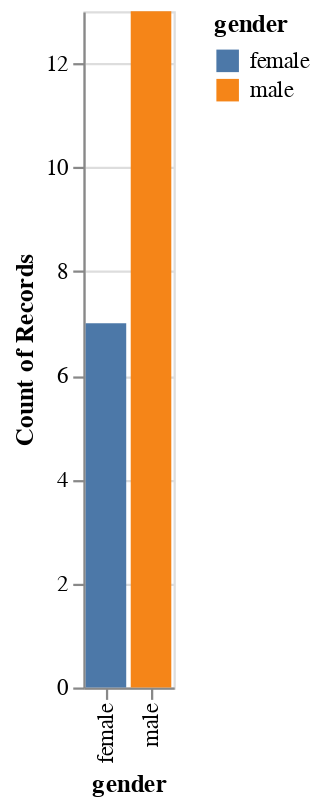

Notebook code cell kept with this figure:
### Markdown cell above
Также без группировки можно получить такой график, используя свой датасет *data*

### Code cell
alt.Chart(data).mark_bar().encode(
    alt.X('gender'),
    alt.Y('count()'),
    alt.Color('gender')
)

### Figure 1 — Vega-Lite specification as saved in the notebook (floating-point values rounded to 4 significant figures)
{"config": {"view": {"continuousWidth": 400, "continuousHeight": 300}}, "data": {"name": "data-19b599fceeea9321c534e09f61bf450b"}, "mark": "bar", "encoding": {"color": {"field": "gender", "type": "nominal"}, "x": {"field": "gender", "type": "nominal"}, "y": {"aggregate": "count", "type": "quantitative"}}, "$schema": "https://vega.github.io/schema/vega-lite/v4.17.0.json", "datasets": {"data-19b599fceeea9321c534e09f61bf450b": [{"gender": "male", "name": {"title": "Mr", "first": "Sean", "last": "Weaver"}, "location": {"street": {"number": 9198, "name": "Shady Ln Dr"}, "city": "Hampton", "state": "Illinois", "country": "United States", "postcode": 79680, "coordinates": {"latitude": "82.9441", "longitude": "-71.6443"}, "timezone": {"offset": "+4:00", "description": "Abu Dhabi, Muscat, Baku, Tbilisi"}}, "email": "sean.weaver@example.com", "login": {"uuid": "dfaeb64c-3da9-4034-81ad-c79b109fea54", "username": "redswan825", "password": "austin", "salt": "l1PMcmqF", "md5": "111f2eef8111d0bb4133f86c0f12d24e", "sha1": "608754836a8c91faa67c11a1c228893ae502fdc9", "sha256": "d7466b98b5df24b4cad9556ab795bf2e6b1bc93ce718a5a6203474dc549cb8df"}, "dob": {"date": "1972-06-19T14:17:59.978Z", "age": 50}, "registred": {"date": "2014-08-03T07:25:36.795Z", "age": 8}, "phone": "(206) 996-3299", "cell": "(851) 950-2650", "id": {"name": "SSN", "value": "127-72-5172"}}, {"gender": "female", "name": {"title": "Ms", "first": "Esma", "last": "Akaydın"}, "location": {"street": {"number": 9917, "name": "Tunalı Hilmi Cd"}, "city": "Eskişehir", "state": "Giresun", "country": "Turkey", "postcode": 60534, "coordinates": {"latitude": "69.9291", "longitude": "128.1401"}, "timezone": {"offset": "-12:00", "description": "Eniwetok, Kwajalein"}}, "email": "esma.akaydin@example.com", "login": {"uuid": "50c0fa55-861e-4dbd-9eed-a47ec794ffe3", "username": "ticklishostrich361", "password": "tweety", "salt": "xh41SZ24", "md5": "7dbb771fd9db478ffdd6a681157b0bb8", "sha1": "7f8d492d8a92414320b47cc65dba30f345e5e582", "sha256": "511010d6cd1d9f0b2d9cbde8f3148d6daf5a46c26caa9afc5e67d9c7ac627992"}, "dob": {"date": "1972-05-28T10:16:39.122Z", "age": 50}, "registred": {"date": "2021-01-11T08:25:36.127Z", "age": 1}, "phone": "(462)-999-1358", "cell": "(984)-193-4509", "id": {"name": "", "value": null}}, {"gender": "male", "name": {"title": "Mr", "first": "دانیال", "last": "حسینی"}, "location": {"street": {"number": 1325, "name": "میدان ولیعصر (عج)"}, "city": "کاشان", "state": "گلستان", "country": "Iran", "postcode": 83271, "coordinates": {"latitude": "14.1037", "longitude": "-55.1501"}, "timezone": {"offset": "+8:00", "description": "Beijing, Perth, Singapore, Hong Kong"}}, "email": "dnyl.hsyny@example.com", "login": {"uuid": "51d2ceed-89a0-4907-8d8f-0fa5df273be8", "username": "orangezebra155", "password": "snowflak", "salt": "HLNbJcDb", "md5": "3d5fbb6ca7df4736c0063886ec45f258", "sha1": "e35a47139b6ab1133e972a9867064878eac9f37e", "sha256": "6758f14d72747a418e970f48e80de9415d768ffb798b5238b5817a73249f8e92"}, "dob": {"date": "2000-03-10T03:42:21.911Z", "age": 22}, "registred": {"date": "2014-11-24T22:54:08.830Z", "age": 7}, "phone": "089-14279529", "cell": "0932-870-3050", "id": {"name": "", "value": null}}, {"gender": "male", "name": {"title": "Mr", "first": "Lopo", "last": "Peixoto"}, "location": {"street": {"number": 6382, "name": "Rua Paraná "}, "city": "Sumaré", "state": "Mato Grosso do Sul", "country": "Brazil", "postcode": 37863, "coordinates": {"latitude": "-80.0324", "longitude": "-140.8339"}, "timezone": {"offset": "0:00", "description": "Western Europe Time, London, Lisbon, Casablanca"}}, "email": "lopo.peixoto@example.com", "login": {"uuid": "9b7a7d64-d990-416b-b567-58b29a4bed0c", "username": "happykoala395", "password": "freeze", "salt": "1JKdfxTR", "md5": "46caf01122126ec9b5594845c1d5cc39", "sha1": "03c68c21dc4473a3b7b1ea2bd571afe1c976c6d3", "sha256": "9a0b2b28aa24c5fdfad98d7caf87eb92850ad6492a77f9ff531d2c7c79a3e1b5"}, "dob": {"date": "1976-02-13T00:55:47.755Z", "age": 46}, "registred": {"date": "2017-04-01T15:56:43.603Z", "age": 5}, "phone": "(56) 2798-0773", "cell": "(31) 6759-5893", "id": {"name": "CPF", "value": "884.918.952-93"}}, {"gender": "male", "name": {"title": "Mr", "first": "Tilmann", "last": "Seelig"}, "location": {"street": {"number": 4855, "name": "Kapellenweg"}, "city": "Zerbst/Anhalt", "state": "Sachsen-Anhalt", "country": "Germany", "postcode": 75775, "coordinates": {"latitude": "-52.6444", "longitude": "-97.7317"}, "timezone": {"offset": "+8:00", "description": "Beijing, Perth, Singapore, Hong Kong"}}, "email": "tilmann.seelig@example.com", "login": {"uuid": "edd77fdb-9795-4274-9e95-408a423408b1", "username": "organicgoose364", "password": "this", "salt": "MDMwlCtu", "md5": "b640de335b55ece86fea53617b5f264a", "sha1": "5d2c9ffd30422862617cf2c280ab7f7696f211a3", "sha256": "97d328c15acb567561743d4972eb54315f6918b4dccea91217a521afae2cc743"}, "dob": {"date": "1946-07-04T23:43:06.921Z", "age": 76}, "registred": {"date": "2012-08-29T09:14:52.196Z", "age": 10}, "phone": "0212-3057084", "cell": "0172-7875862", "id": {"name": "SVNR", "value": "19 040746 S 114"}}, {"gender": "male", "name": {"title": "Mr", "first": "Davut", "last": "Akışık"}, "location": {"street": {"number": 8165, "name": "Tunalı Hilmi Cd"}, "city": "Ardahan", "state": "Sivas", "country": "Turkey", "postcode": 70202, "coordinates": {"latitude": "68.9071", "longitude": "-18.7026"}, "timezone": {"offset": "-11:00", "description": "Midway Island, Samoa"}}, "email": "davut.akisik@example.com", "login": {"uuid": "410daeba-1b70-4f60-a2a5-543c7f1952ec", "username": "redfrog405", "password": "boytoy", "salt": "gTBc8za5", "md5": "d8b1b34dd61c7e41915a23b8a1c0055b", "sha1": "9ee3168c6cb621c58960704c4be2644f658bbc00", "sha256": "c34730e328751590140db08516b3fe9ef52fd9e7b5985933b04b3f3bba89b0c0"}, "dob": {"date": "1959-04-05T10:15:06.778Z", "age": 63}, "registred": {"date": "2007-03-28T06:19:44.763Z", "age": 15}, "phone": "(491)-531-9734", "cell": "(688)-913-1725", "id": {"name": "", "value": null}}, {"gender": "female", "name": {"title": "Mrs", "first": "Isla", "last": "Aho"}, "location": {"street": {"number": 3467, "name": "Esplanadi"}, "city": "Sulkava", "state": "Central Ostrobothnia", "country": "Finland", "postcode": 92352, "coordinates": {"latitude": "-29.3870", "longitude": "51.3793"}, "timezone": {"offset": "-3:00", "description": "Brazil, Buenos Aires, Georgetown"}}, "email": "isla.aho@example.com", "login": {"uuid": "605551d0-e9b0-47e7-b317-1bbda214ca19", "username": "lazybutterfly744", "password": "antares", "salt": "KSbD6CDp", "md5": "5647e8b0d9d026d10592fa45813951ce", "sha1": "df0f0a3594d122e92d285decb70a794ec344caf3", "sha256": "8abc87cad8eac05176056dad76421e64d28fb3862f438939263e50969ab1b59f"}, "dob": {"date": "1984-08-29T14:30:03.172Z", "age": 38}, "registred": {"date": "2019-05-05T06:45:03.155Z", "age": 3}, "phone": "03-037-616", "cell": "044-161-10-24", "id": {"name": "HETU", "value": "NaNNA854undefined"}}, {"gender": "female", "name": {"title": "Mrs", "first": "Sonali", "last": "Manjunath"}, "location": {"street": {"number": 8628, "name": "Naiduthota"}, "city": "Kochi", "state": "Tamil Nadu", "country": "India", "postcode": 55894, "coordinates": {"latitude": "10.4894", "longitude": "171.5984"}, "timezone": {"offset": "+5:30", "description": "Bombay, Calcutta, Madras, New Delhi"}}, "email": "sonali.manjunath@example.com", "login": {"uuid": "d78bd98d-8692-492b-b560-7e8fd7b558eb", "username": "angrykoala907", "password": "gabriel", "salt": "zLlIiTnv", "md5": "78c4dd153f0aec32dd1501edab5b8098", "sha1": "9a05ac61a65a4fb2c25c9bbad12e539112d1d251", "sha256": "a9d6e5b64464bc0db0131d8b5860068984e01620214254d1ecd7763c392390a3"}, "dob": {"date": "1974-06-14T19:26:19.276Z", "age": 48}, "registred": {"date": "2022-01-15T00:41:58.570Z", "age": 0}, "phone": "8633597217", "cell": "7674693427", "id": {"name": "UIDAI", "value": "411126270678"}}, {"gender": "female", "name": {"title": "Mrs", "first": "Zaida", "last": "Dias"}, "location": {"street": {"number": 690, "name": "Rua Um"}, "city": "Timon", "state": "Rondônia", "country": "Brazil", "postcode": 98626, "coordinates": {"latitude": "-80.3768", "longitude": "40.9973"}, "timezone": {"offset": "-1:00", "description": "Azores, Cape Verde Islands"}}, "email": "zaida.dias@example.com", "login": {"uuid": "f6761eec-fd07-4129-9ba0-506df564d53b", "username": "angryfrog141", "password": "paladin", "salt": "YbBelKtU", "md5": "60a1bd91c81b484f574f5020670ed38a", "sha1": "a00311eae1ffb95e16387f47f8e8b5473ee65a78", "sha256": "bc04b02c93af8eeecbebcdf84b1d935156f9531bad82731568d5e6bcb3f72911"}, "dob": {"date": "1966-10-08T12:16:18.429Z", "age": 56}, "registred": {"date": "2018-11-24T10:39:08.982Z", "age": 3}, "phone": "(33) 2831-7010", "cell": "(79) 2429-6182", "id": {"name": "CPF", "value": "009.894.013-57"}}, {"gender": "male", "name": {"title": "Mr", "first": "Tarak", "last": "Kini"}, "location": {"street": {"number": 4009, "name": "Bannerghatta Rd"}, "city": "Bidhannagar", "state": "Assam", "country": "India", "postcode": 77855, "coordinates": {"latitude": "7.5039", "longitude": "-130.1706"}, "timezone": {"offset": "0:00", "description": "Western Europe Time, London, Lisbon, Casablanca"}}, "email": "tarak.kini@example.com", "login": {"uuid": "e676021c-2b00-452e-97d6-c3174857b317", "username": "ticklishgoose784", "password": "jimbo", "salt": "lTabuk5Z", "md5": "b65d650e9ce0ecefc392ac5974705855", "sha1": "6d4f20c2cb551a6528934348ef12239b7c0df3c4", "sha256": "1223dad9db4bebf6e72fcae6103097c1659e04666dd2f4a5e97cf289c2f34cb8"}, "dob": {"date": "1956-06-22T05:14:00.152Z", "age": 66}, "registred": {"date": "2004-04-30T06:54:52.830Z", "age": 18}, "phone": "7534610427", "cell": "7819616376", "id": {"name": "UIDAI", "value": "146198576781"}}, {"gender": "female", "name": {"title": "Miss", "first": "Shiva", "last": "Wildenberg"}, "location": {"street": {"number": 1299, "name": "Het Kromkamp"}, "city": "Roermond", "state": "Groningen", "country": "Netherlands", "postcode": "1568 QU", "coordinates": {"latitude": "32.1670", "longitude": "93.9422"}, "timezone": {"offset": "+5:00", "description": "Ekaterinburg, Islamabad, Karachi, Tashkent"}}, "email": "shiva.wildenberg@example.com", "login": {"uuid": "df4a2bb5-e483-4132-afe9-bd9a2a9977af", "username": "organicpanda845", "password": "these", "salt": "pFpeojj7", "md5": "03f60f037f031e9ddf4ac1d682dfe06a", "sha1": "598e0eb1a7fbaf8e808fdfa8dfdb12b105cc7f43", "sha256": "b8b896c2015307dc6b0b060ff7a7b6592c7e1ef5050920d7362300271b1f0428"}, "dob": {"date": "1979-05-24T02:23:44.420Z", "age": 43}, "registred": {"date": "2015-05-11T17:49:44.315Z", "age": 7}, "phone": "(066) 5446994", "cell": "(06) 47886863", "id": {"name": "BSN", "value": "54002814"}}, {"gender": "male", "name": {"title": "Mr", "first": "Amador", "last": "Holguín"}, "location": {"street": {"number": 8822, "name": "Callejón Sur Pulido"}, "city": "San Francisco Cuapa", "state": "Estado de Mexico", "country": "Mexico", "postcode": 83828, "coordinates": {"latitude": "28.0062", "longitude": "-98.8670"}, "timezone": {"offset": "-12:00", "description": "Eniwetok, Kwajalein"}}, "email": "amador.holguin@example.com", "login": {"uuid": "160e3a5d-bfa8-43e7-a27f-8ba47aa7be9e", "username": "lazyzebra559", "password": "blades", "salt": "S9OIo3EN", "md5": "513ceb94d4e5c35385872f7c4d1d7e8c", "sha1": "0e8c686446b044bf0855dd238edce03227cbd686", "sha256": "be66c6e1ca8fcc069b19eff4bd0bcc24f69b59c50fbdd15f66d31ccb60c908c2"}, "dob": {"date": "1986-05-11T07:09:57.335Z", "age": 36}, "registred": {"date": "2015-10-13T02:54:24.554Z", "age": 7}, "phone": "(646) 647 9593", "cell": "(682) 047 6333", "id": {"name": "NSS", "value": "48 21 93 9448 4"}}, {"gender": "female", "name": {"title": "Ms", "first": "Siiri", "last": "Toro"}, "location": {"street": {"number": 5372, "name": "Visiokatu"}, "city": "Närpes", "state": "Northern Ostrobothnia", "country": "Finland", "postcode": 28268, "coordinates": {"latitude": "-29.7015", "longitude": "72.3255"}, "timezone": {"offset": "-9:00", "description": "Alaska"}}, "email": "siiri.toro@example.com", "login": {"uuid": "eef28f95-3a47-499b-baf9-d8113689f283", "username": "organicswan572", "password": "womam", "salt": "OsEJMRnN", "md5": "632f853cd01cddb3e577ee8380516fe9", "sha1": "aa84b39de6a07f9cf137d7debc22c185062ab346", "sha256": "8c3e7502014c672671ab9396e02f9c16d9ba187a10ceefe7a37d3eb02745afbf"}, "dob": {"date": "1950-06-05T16:18:33.872Z", "age": 72}, "registred": {"date": "2003-09-26T00:06:56.319Z", "age": 19}, "phone": "05-559-152", "cell": "043-413-09-60", "id": {"name": "HETU", "value": "NaNNA696undefined"}}, {"gender": "male", "name": {"title": "Mr", "first": "محمدمهدی", "last": "رضایی"}, "location": {"street": {"number": 430, "name": "کلاهدوز"}, "city": "اسلامشهر", "state": "گلستان", "country": "Iran", "postcode": 93009, "coordinates": {"latitude": "21.0741", "longitude": "-79.4305"}, "timezone": {"offset": "+5:30", "description": "Bombay, Calcutta, Madras, New Delhi"}}, "email": "mhmdmhdy.rdyy@example.com", "login": {"uuid": "c2b0f1ee-3ff8-4bad-89f4-bc6a6a6c16ae", "username": "yellowfrog730", "password": "mouse1", "salt": "n70HSPZc", "md5": "df7a75eda42b23f71328f6d4f3fdb25e", "sha1": "ab4ed9312d69ca8631225dc163cc78327cc41897", "sha256": "4915f38657dc7870ff8d67eb6dccfd8b4219fc41c91daeb7f935c03a1af219e6"}, "dob": {"date": "1987-11-05T02:27:18.022Z", "age": 34}, "registred": {"date": "2010-09-01T15:26:32.668Z", "age": 12}, "phone": "046-47046925", "cell": "0960-545-4682", "id": {"name": "", "value": null}}, {"gender": "male", "name": {"title": "Mr", "first": "Antoine", "last": "Gauthier"}, "location": {"street": {"number": 9253, "name": "20th Ave"}, "city": "Tecumseh", "state": "Québec", "country": "Canada", "postcode": "M2K 4Q3", "coordinates": {"latitude": "-72.6030", "longitude": "-95.9267"}, "timezone": {"offset": "+9:00", "description": "Tokyo, Seoul, Osaka, Sapporo, Yakutsk"}}, "email": "antoine.gauthier@example.com", "login": {"uuid": "15ee0edd-ce85-4ad6-8dbd-238519aebf6c", "username": "sadswan238", "password": "sirius", "salt": "Y5GxQ1yF", "md5": "7f9f34d1c9eb53a198d0d9ce24b49a08", "sha1": "8ed095ba66019dd30ea0175775f23060b7b8a3e0", "sha256": "b3a1e9ea3f5878faddeb3f79c655b4b3a4a2f818751841ff692cd785dc29b927"}, "dob": {"date": "1956-07-03T18:26:52.065Z", "age": 66}, "registred": {"date": "2012-04-23T02:18:21.092Z", "age": 10}, "phone": "B56 X79-3751", "cell": "Y65 I16-9529", "id": {"name": "SIN", "value": "968066530"}}, {"gender": "male", "name": {"title": "Mr", "first": "سام", "last": "سهيلي راد"}, "location": {"street": {"number": 3523, "name": "سهروردی"}, "city": "نیشابور", "state": "قم", "country": "Iran", "postcode": 30153, "coordinates": {"latitude": "16.9940", "longitude": "-27.4414"}, "timezone": {"offset": "-1:00", "description": "Azores, Cape Verde Islands"}}, "email": "sm.shylyrd@example.com", "login": {"uuid": "66655c83-8840-4981-8a60-cdb334a73660", "username": "happybird814", "password": "openup", "salt": "IFscMGgH", "md5": "56795effe538e8779d10af861db19b6a", "sha1": "31db4e0c886d892e3eef921d39e18867a12e3346", "sha256": "fb957c141adbf1dd77bc6a53de9fa075d8b7dc4b1b08fe2dded94892e9f4773b"}, "dob": {"date": "1993-05-24T09:18:35.480Z", "age": 29}, "registred": {"date": "2016-12-06T04:34:19.118Z", "age": 5}, "phone": "023-64243087", "cell": "0989-538-9738", "id": {"name": "", "value": null}}, {"gender": "male", "name": {"title": "Monsieur", "first": "Samuel", "last": "Adam"}, "location": {"street": {"number": 2857, "name": "Rue de Bonnel"}, "city": "Borex", "state": "Graubünden", "country": "Switzerland", "postcode": 1596, "coordinates": {"latitude": "-58.1063", "longitude": "-117.0827"}, "timezone": {"offset": "-3:30", "description": "Newfoundland"}}, "email": "samuel.adam@example.com", "login": {"uuid": "d054716a-ab7c-49b6-8922-effa1e47fe93", "username": "blackdog921", "password": "mmmmmmmm", "salt": "PRCUMTyY", "md5": "857a03404bbae8805442722325a0f636", "sha1": "2dbdbdd2eb5c89f99d01d89b1ae2b0b1eff2619f", "sha256": "6dd5698247c411a4823991b36a52f4debd9d8ff6d16b22b89b8cd725255dc05b"}, "dob": {"date": "1998-04-09T09:28:38.907Z", "age": 24}, "registred": {"date": "2021-11-17T05:24:46.536Z", "age": 0}, "phone": "079 249 95 26", "cell": "075 553 74 41", "id": {"name": "AVS", "value": "756.8920.3678.20"}}, {"gender": "female", "name": {"title": "Ms", "first": "Eloisa", "last": "Blanco"}, "location": {"street": {"number": 4102, "name": "Continuación Mares"}, "city": "Tecpan de Galeana", "state": "Sinaloa", "country": "Mexico", "postcode": 29913, "coordinates": {"latitude": "28.4521", "longitude": "122.5251"}, "timezone": {"offset": "+7:00", "description": "Bangkok, Hanoi, Jakarta"}}, "email": "eloisa.blanco@example.com", "login": {"uuid": "51dd67dc-3401-4374-977d-ae7f97c4f475", "username": "smallostrich892", "password": "honor", "salt": "rbglEqfD", "md5": "464eecbb0d7bf17ae2bfba5326e27468", "sha1": "4678359c86e1d7a5b50415cb58f8290a309b1ac1", "sha256": "4610774cda795b122a6912949d4633621ee312805e292e63b14e2afb916285c7"}, "dob": {"date": "1971-10-10T22:02:16.392Z", "age": 51}, "registred": {"date": "2021-08-18T22:25:35.082Z", "age": 1}, "phone": "(647) 292 4324", "cell": "(628) 811 5502", "id": {"name": "NSS", "value": "34 04 02 1640 8"}}, {"gender": "male", "name": {"title": "Mr", "first": "Riley", "last": "Patel"}, "location": {"street": {"number": 1009, "name": "Symonds Street"}, "city": "Greymouth", "state": "Tasman", "country": "New Zealand", "postcode": 72761, "coordinates": {"latitude": "53.6367", "longitude": "-59.6496"}, "timezone": {"offset": "+4:30", "description": "Kabul"}}, "email": "riley.patel@example.com", "login": {"uuid": "d9a1d3cb-cd7c-4ccc-912f-8eee7a1752c4", "username": "bluezebra579", "password": "anchor", "salt": "X2DWVVWZ", "md5": "10e42c1ec6d89691cd352a9f9e7e2ebc", "sha1": "deaeae70b9f32f8dc10fa9ad3fc08660873ba309", "sha256": "78fb6378ea591c9b986c07370de68d03b80a46cf75d6bac6419a0c80c30f324b"}, "dob": {"date": "1994-09-26T14:06:37.957Z", "age": 28}, "registred": {"date": "2020-06-03T01:13:29.386Z", "age": 2}, "phone": "(460)-431-8298", "cell": "(002)-471-9615", "id": {"name": "", "value": null}}, {"gender": "male", "name": {"title": "Mr", "first": "Reginald", "last": "Mason"}, "location": {"street": {"number": 7297, "name": "Park Avenue"}, "city": "Swords", "state": "Waterford", "country": "Ireland", "postcode": 71475, "coordinates": {"latitude": "4.0724", "longitude": "-15.3757"}, "timezone": {"offset": "+1:00", "description": "Brussels, Copenhagen, Madrid, Paris"}}, "email": "reginald.mason@example.com", "login": {"uuid": "c97b9dea-1d34-4207-a6e2-812934dec2dd", "username": "whitecat583", "password": "grass", "salt": "g1oqjbE4", "md5": "3ccec1e710d716d2a01c345bf5641812", "sha1": "8766c98995da33be830cef2f183169050fb9928d", "sha256": "3d20eff5d26df48beaab4f9a9f74c2b52bee8a34451357338d8ff359291380a6"}, "dob": {"date": "1951-08-06T17:20:30.109Z", "age": 71}, "registred": {"date": "2005-04-09T15:07:39.474Z", "age": 17}, "phone": "021-288-7188", "cell": "081-172-8484", "id": {"name": "PPS", "value": "4403654T"}}]}}
